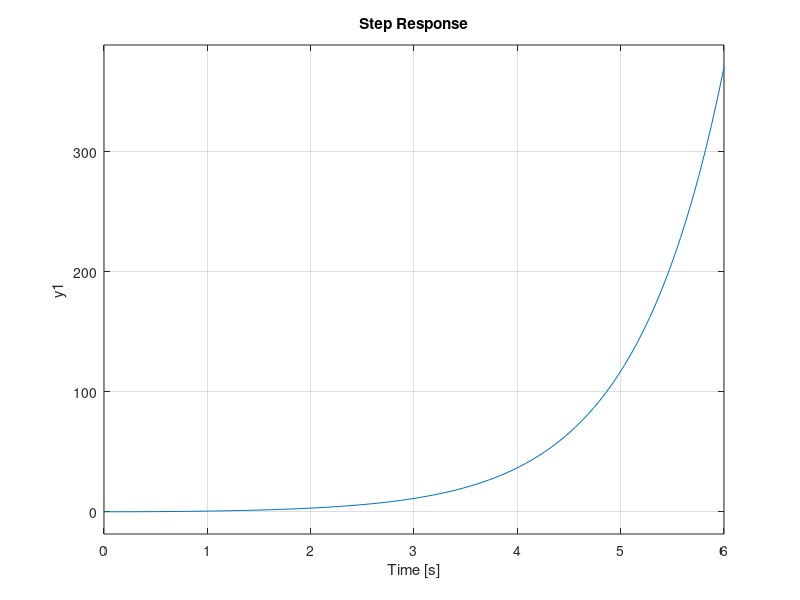

Write MATLAB code to recreate this figure.
clear all
clc

% num = [1];
% den = [1 3 1];
g = 9.8;
l = 12;
k1 = -1;
k2 = -0.5;
K = [k1;k2];
A = [0 1;g/l 0];
B = [0;1];
C=[1 0];
D = [0];

sys = ss(A,B,C,D);
[num, den] = ss2tf(A,B,C,D);
eigA = eig(A);
poleSys = pole(sys);


G = tf(num,den)
% H = [1];
H = k2;
M = feedback(G,H)
step(M)
hold on

%%
% Kp = 30;
% Ki = 10;
% Kd = 0;
% 
% C = pid(Kp,Ki,Kd)
% Mc = feedback(C*G,H)
% step(Mc)
% grid on